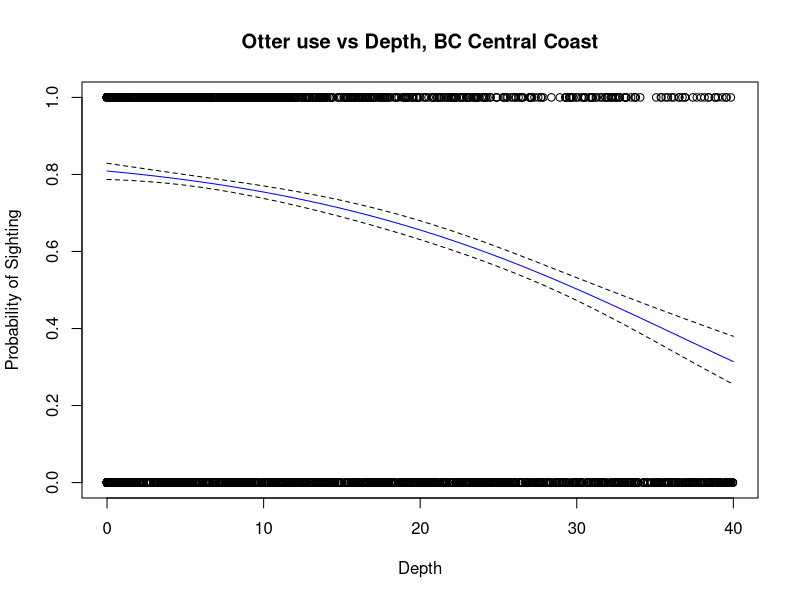
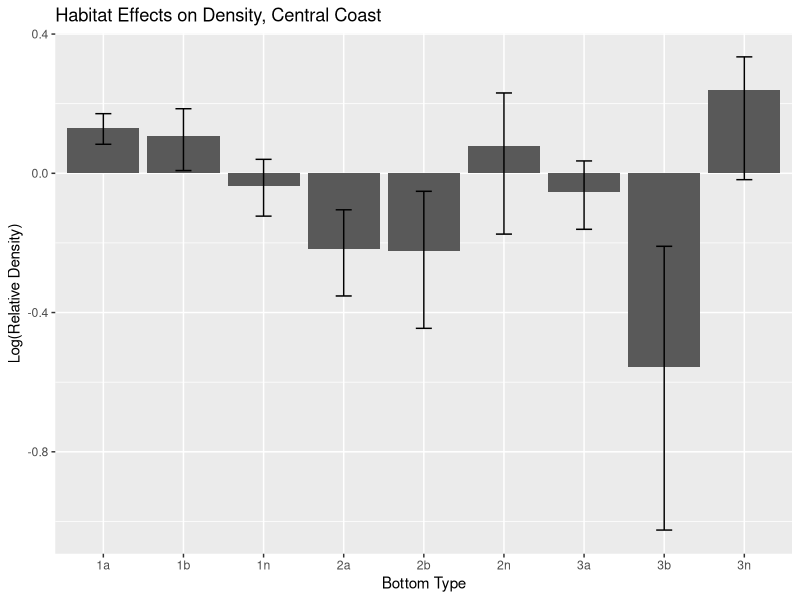
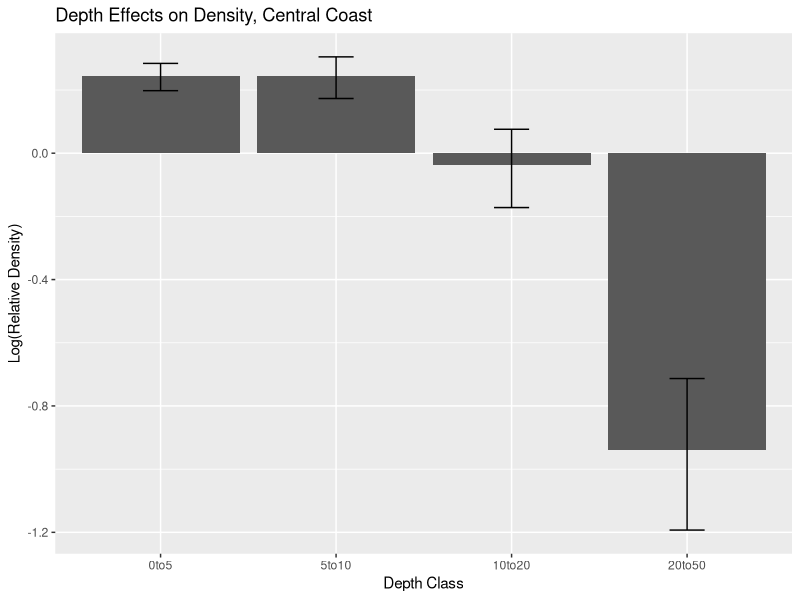

The R script that drew these images, in order:
# Analysis of sea otter habitat associations, central coast BC
# Depth dxn fit -----------------------------------------------
library(ggplot2)
library(gtools)
library(stats)
data = read.csv("CC_depth_obs.csv", header = TRUE)  # Data on coastal otters
#logistic Regression Model
dat = data[data$Depth<=40,]
dat$Depth2 = dat$Depth^2
# data$Depth3 = data$Depth^3
fit <- glm(Sighting~Depth+Depth2,data=dat,family=binomial(link="logit"),weights = Count)
summary(fit)
xi = seq(0,40)
newdat = data.frame(Depth=xi,Depth2 = xi^2)
preddat = predict(fit, newdata=newdat, se.fit=TRUE)
yi = predict(fit,newdata=newdat,type="response")
y_lo = exp(preddat$fit-1.96*preddat$se.fit)/(1+exp(preddat$fit-1.96*preddat$se.fit))
y_hi = exp(preddat$fit+1.96*preddat$se.fit)/(1+exp(preddat$fit+1.96*preddat$se.fit))
plot(dat$Depth,dat$Sighting,main="Otter use vs Depth, BC Central Coast",
     xlab="Depth",ylab="Probability of Sighting")
lines(xi,yi,col="blue")
lines(xi,y_lo,lty=2)
lines(xi,y_hi,lty=2)

# BoP dxn fit -----------------------------------------------
dat2 = read.csv("CC_BoP.csv", header = TRUE)  # Data on coastal otters
dat2$DepthCode = factor(dat2$DepthCode, levels = c("0to5", "5to10", "10to20", "20to50"))
dat2$count = dat2$count_tota
# dat2$count[dat2$Obs==0] = 2
fit2 <- glm(Obs~HabCode+DepthCode,data=dat2,family=binomial(link="logit"),weights = sqrt(count)) #,weights = count
# fit2 <- glm(Obs~HabCode+DepthCode+HabCode*DepthCode,data=dat2,family=binomial(link="logit"),weights = count)
summary(fit2)
newdat2 = unique(dat2[,3:4])
newdat2a = cbind(HabCode=unique(dat2[,3]),data.frame(DepthCode=rep("0to5",length(unique(dat2[,3])))))
newdat2b = cbind(data.frame(HabCode=rep("1a",length(unique(dat2[,4])))),DepthCode=unique(dat2[,4]))
preddat2a = predict(fit2, newdata=newdat2a, se.fit=TRUE)
preddat2b = predict(fit2, newdata=newdat2b, se.fit=TRUE)
# dfHb = data.frame(BoP = newdat2a$HabCode, Mean = 1.3*exp(preddat2a$fit)/(1+exp(preddat2a$fit)),
#                   Lo = 1.3*exp(preddat2a$fit-1.96*preddat2a$se.fit)/(1+exp(preddat2a$fit-1.96*preddat2a$se.fit)),
#                   Hi = 1.3*exp(preddat2a$fit+1.96*preddat2a$se.fit)/(1+exp(preddat2a$fit+1.96*preddat2a$se.fit)))

dfHb = data.frame(BoP = newdat2a$HabCode, Mean = preddat2a$fit,
                  SE = preddat2a$se.fit ) 
dfHb$Parest = numeric(length=9)
dfHb$Par_Lo = numeric(length=9)
dfHb$Par_Hi = numeric(length=9)
tmp = inv.logit(mean(dfHb$Mean))
for (j in 1:9){
  tmp2 = inv.logit(rnorm(10000,dfHb$Mean[j],dfHb$SE[j]))/tmp
  dfHb$Parest[j] = log(mean(tmp2))
  dfHb$Par_Lo[j] = log(quantile(tmp2,0.025))
  dfHb$Par_Hi[j] = log(quantile(tmp2,0.975))
}

plt1 = ggplot(dfHb, aes(BoP, Parest)) + 
  geom_col() +  
  geom_errorbar(aes(ymin = Par_Lo, ymax = Par_Hi), width=0.2) +
  xlab("Bottom Type") +
  ylab("Log(Relative Density)") +
  ggtitle("Habitat Effects on Density, Central Coast")
print(plt1)

dfDp = data.frame(Depth = newdat2b$DepthCode, Mean = preddat2b$fit,
                  SE = preddat2b$se.fit)
dfDp$Parest = numeric(length=4)
dfDp$Par_Lo = numeric(length=4)
dfDp$Par_Hi = numeric(length=4)
tmp = inv.logit(mean(dfDp$Mean))
for (j in 1:4){
  tmp2 = inv.logit(rnorm(10000,dfDp$Mean[j],dfDp$SE[j]))/tmp
  dfDp$Parest[j] = log(mean(tmp2))
  dfDp$Par_Lo[j] = log(quantile(tmp2,0.025))
  dfDp$Par_Hi[j] = log(quantile(tmp2,0.975))
}

plt2 = ggplot(dfDp, aes(Depth, Parest)) + 
  geom_col() +  
  geom_errorbar(aes(ymin = Par_Lo, ymax = Par_Hi), width=0.2) +
  xlab("Depth Class") +
  ylab("Log(Relative Density)") +
  ggtitle("Depth Effects on Density, Central Coast")  
print(plt2)




